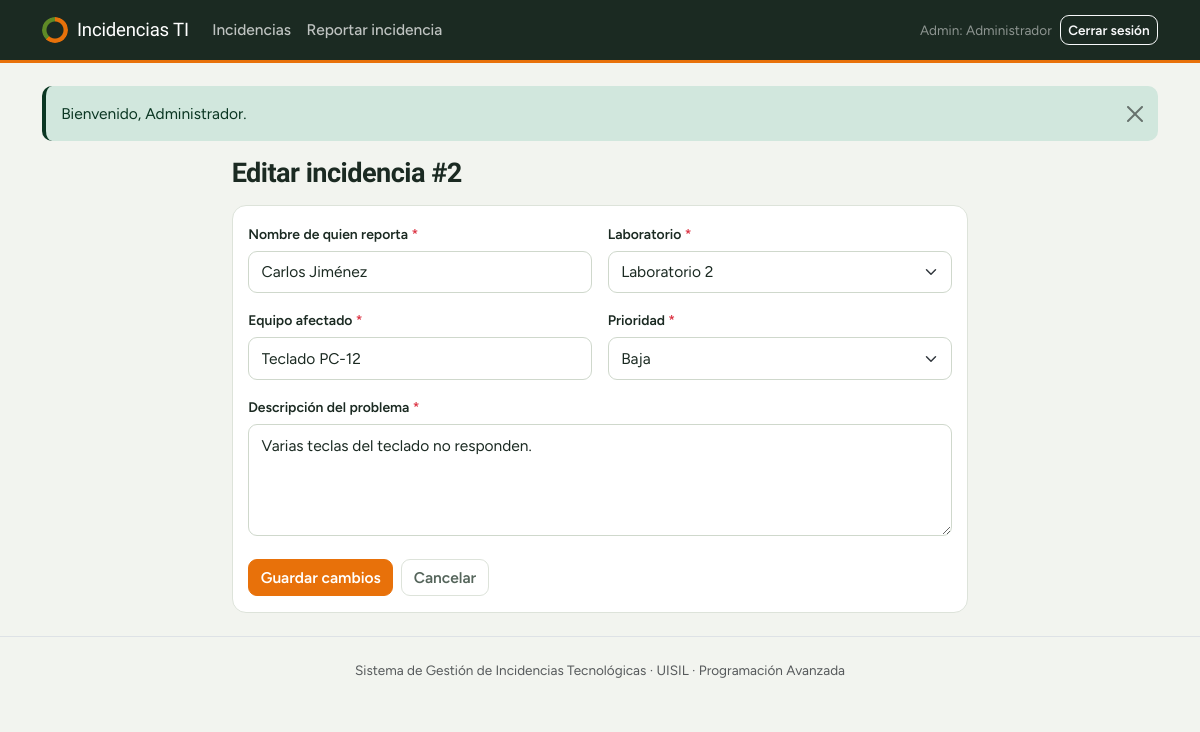
The app's page /editar.php?id=2 (signed in) with its own data.
### tables this page shows
CREATE TABLE IF NOT EXISTS incidencias (
  id                  INT UNSIGNED NOT NULL AUTO_INCREMENT,
  reportante          VARCHAR(100) NOT NULL,    
  laboratorio         VARCHAR(50)  NOT NULL,
  equipo              VARCHAR(100) NOT NULL,    
  descripcion         TEXT         NOT NULL,
  prioridad           ENUM('Baja','Media','Alta') NOT NULL DEFAULT 'Media',
  estado              ENUM('Pendiente','En proceso','Resuelta') NOT NULL DEFAULT 'Pendiente',
  fecha_registro      DATETIME     NOT NULL DEFAULT CURRENT_TIMESTAMP,    
  fecha_actualizacion DATETIME     NOT NULL DEFAULT CURRENT_TIMESTAMP ON UPDATE CURRENT_TIMESTAMP,    
  PRIMARY KEY (id),
   
  KEY idx_incidencias_laboratorio (laboratorio),
  KEY idx_incidencias_estado (estado),
  KEY idx_incidencias_prioridad (prioridad)
);

### includes/funciones.php (called while the page is built, shortened)
<?php
function e($valor): string
{
    return htmlspecialchars((string)$valor, ENT_QUOTES, 'UTF-8');
}

### includes/form_incidencia.php (the view, shortened to what this page needs)
<form method="post" action="<?= e($accion) ?>" novalidate class="needs-validation">
    <div class="row g-3">
        <div class="col-md-6">
            <label for="reportante" class="form-label">Nombre de quien reporta <span class="text-danger">*</span></label>
            <input type="text" class="form-control" id="reportante" name="reportante" maxlength="100"
                   value="<?= e($datos['reportante']) ?>" required>
        </div>
        <div class="col-md-6">
            <label for="laboratorio" class="form-label">Laboratorio <span class="text-danger">*</span></label>
            <select class="form-select" id="laboratorio" name="laboratorio" required>
                <?php foreach (LABORATORIOS as $lab): ?>
                    <option value="<?= e($lab) ?>" <?= $datos['laboratorio'] === $lab ? 'selected' : '' ?>><?= e($lab) ?></option>
                <?php endforeach; ?>
            </select>
        </div>
        <div class="col-md-6">
            <label for="equipo" class="form-label">Equipo afectado <span class="text-danger">*</span></label>
            <input type="text" class="form-control" id="equipo" name="equipo" maxlength="100"
                   placeholder="Ej: PC-05, proyector, teclado, router..."
                   value="<?= e($datos['equipo']) ?>" required>
        </div>
        <div class="col-md-6">
            <label for="prioridad" class="form-label">Prioridad <span class="text-danger">*</span></label>
            <select class="form-select" id="prioridad" name="prioridad" required>
                <?php foreach (PRIORIDADES as $p): ?>
                    <option value="<?= e($p) ?>" <?= $datos['prioridad'] === $p ? 'selected' : '' ?>><?= e($p) ?></option>
                <?php endforeach; ?>
            </select>
        </div>
        <div class="col-12">
            <label for="descripcion" class="form-label">Descripción del problema <span class="text-danger">*</span></label>
            <textarea class="form-control" id="descripcion" name="descripcion" rows="4" required><?= e($datos['descripcion']) ?></textarea>
        </div>
    </div>
    <div class="mt-4 d-flex gap-2">
        <button type="submit" class="btn btn-primary"><?= e($textoBoton) ?></button>
        <a href="index.php" class="btn btn-outline-secondary">Cancelar</a>
    </div>
</form>

### assets/css/estilos.css (style rules this page uses)
:root { --ink: #1b2a22; --ink-soft: #55655b; --line: #dde3da; --paper: #f2f4ef; --surface: #ffffff; --orange: #e8710a; --orange-dark: #c25d05; --orange-tint: #fdeedd; --green: #5f8a26; --green-dark: #48691b; --prio-alta: #c9392c; --prio-media: #e3a008; --prio-baja: #9aa5a0; --font-display: 'Bricolage Grotesque', 'Segoe UI', system-ui, sans-serif; --font-body: 'Figtree', 'Segoe UI', system-ui, sans-serif; --bs-body-font-family: var(--font-body); --bs-body-color: var(--ink); --bs-body-bg: var(--paper); --bs-link-color: var(--orange-dark); --bs-link-hover-color: var(--orange); }
html { font-size: 15.5px; }
body { background: var(--paper); color: var(--ink); font-family: var(--font-body); line-height: 1.55; }
a { text-underline-offset: 3px; }
.btn { font-weight: 600; border-radius: 9px; transition: background-color .15s, border-color .15s, color .15s; }
.btn-primary { --bs-btn-bg: var(--orange); --bs-btn-border-color: var(--orange); --bs-btn-hover-bg: var(--orange-dark); --bs-btn-hover-border-color: var(--orange-dark); --bs-btn-active-bg: #a84f04; --bs-btn-active-border-color: #a84f04; --bs-btn-disabled-bg: var(--orange); --bs-btn-disabled-border-color: var(--orange); }
.btn-outline-secondary { --bs-btn-color: var(--ink-soft); --bs-btn-border-color: var(--line); --bs-btn-hover-bg: var(--ink); --bs-btn-hover-border-color: var(--ink); }
.form-label { font-weight: 600; font-size: .9rem; color: var(--ink); margin-bottom: .35rem; }
.form-control, .form-select { border-radius: 9px; border-color: #cfd8cc; background-color: #fff; padding: .55rem .8rem; }
.form-control::placeholder { color: #98a59d; }

### records on screen
incidencias: reportante "Carlos Jiménez", equipo "Teclado PC-12", descripcion "Varias teclas del teclado no responden."

### other values on screen
$_SESSION['usuario_nombre'] "Administrador"
$flash['mensaje'] "Bienvenido, Administrador."
$id "2"
$textoBoton "Guardar cambios"
form field laboratorio "Laboratorio 2"
form field prioridad "Baja"
